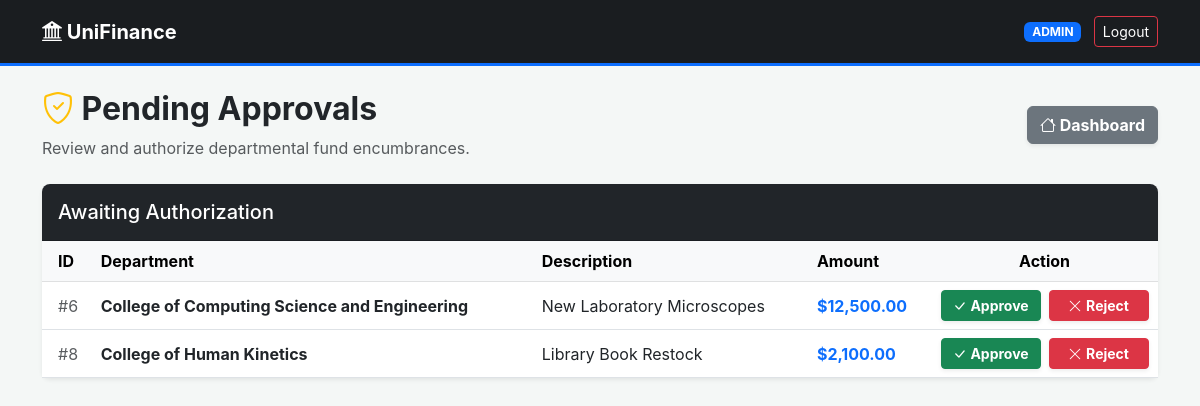
The page /finance/approvals.php (signed in) on the database its author committed.
### tables this page shows
CREATE TABLE `budget_reservations` (
  `res_id` int(11) NOT NULL,
  `dept_id` int(11) DEFAULT NULL,
  `po_id` int(11) DEFAULT NULL,
  `description` varchar(255) DEFAULT NULL,
  `amount_reserved` decimal(15,2) DEFAULT NULL,
  `status` enum('pending','committed','cancelled') DEFAULT 'pending'
);

CREATE TABLE `departments` (
  `dept_id` int(11) NOT NULL,
  `dept_name` varchar(100) DEFAULT NULL,
  `total_budget` decimal(15,2) DEFAULT NULL
);

### finance/approvals.php (the view, shortened to what this page needs)
<?php
include 'header.php';
include 'db_connect.php';
$query = "SELECT r.*, d.dept_name
          FROM budget_reservations r
          JOIN departments d ON r.dept_id = d.dept_id
          WHERE r.status = 'pending'
          ORDER BY r.res_id ASC";
$pending = $conn->query($query);
?>
<div class="container">
    <div class="row align-items-center mb-4">
        <div class="col-md-7">
            <h2 class="fw-bold text-dark"><i class="bi bi-shield-check text-warning"></i> Pending Approvals</h2>
            <p class="text-muted mb-0">Review and authorize departmental fund encumbrances.</p>
        </div>
        <div class="col-md-5 text-md-end mt-3 mt-md-0">
            <a href="dashboard.php" class="btn btn-secondary fw-bold shadow-sm">
                <i class="bi bi-house"></i> Dashboard
            </a>
        </div>
    </div>
    <div class="card shadow-sm border-0">
        <div class="card-header bg-dark text-white py-3">
            <h5 class="mb-0">Awaiting Authorization</h5>
        </div>
        <div class="card-body p-0">
            <div class="table-responsive">
                <table class="table table-hover align-middle mb-0">
                    <thead class="table-light">
                        <tr>
                            <th class="ps-3">ID</th>
                            <th>Department</th>
                            <th>Description</th>
                            <th>Amount</th>
                            <th class="text-center">Action</th>
                        </tr>
                    </thead>
                    <tbody>
                        <?php if($pending->num_rows > 0): while($row = $pending->fetch_assoc()): ?>
                        <tr id="row-<?= $row['res_id'] ?>">
                            <td class="ps-3 text-muted">#<?= $row['res_id'] ?></td>
                            <td class="fw-bold"><?= htmlspecialchars($row['dept_name']) ?></td>
                            <td><?= htmlspecialchars($row['description']) ?></td>
                            <td class="fw-bold text-primary">$<?= number_format($row['amount_reserved'], 2) ?></td>
                            <td class="text-center">
                                <div class="d-flex justify-content-center gap-2">
                                    <button class="btn btn-success btn-sm fw-bold shadow-sm approve-btn d-flex align-items-center justify-content-center w-50" data-id="<?= $row['res_id'] ?>" title="Approve Request" style="max-width: 100px;">
                                        <i class="bi bi-check-lg me-1"></i> Approve
                                    </button>
                                    <button class="btn btn-danger btn-sm fw-bold shadow-sm reject-btn d-flex align-items-center justify-content-center w-50" data-id="<?= $row['res_id'] ?>" title="Reject Request" style="max-width: 100px;">
                                        <i class="bi bi-x-lg me-1"></i> Reject
                                    </button>
                                </div>
                            </td>
                        </tr>
                        <?php endwhile; endif; ?>
                    </tbody>
                </table>
            </div>
        </div>
    </div>
</div>

### finance/header.php (style rules this page uses)
body { background-color: #f4f7f6; font-family: 'Inter', sans-serif; }
.card { border: none; box-shadow: 0 0.125rem 0.25rem rgba(0,0,0,0.075); border-radius: 8px; }
.card-header { font-weight: bold; border-radius: 8px 8px 0 0 !important; }

### rows shown on the page
budget_reservations: res_id "6", dept.dept_name "College of Computing Science and Engineering", description "New Laboratory Microscopes", amount_reserved "12,500.00"
budget_reservations: res_id "8", dept.dept_name "College of Human Kinetics", description "Library Book Restock", amount_reserved "2,100.00"

### other values the page prints
$_SESSION['role'] "ADMIN"
